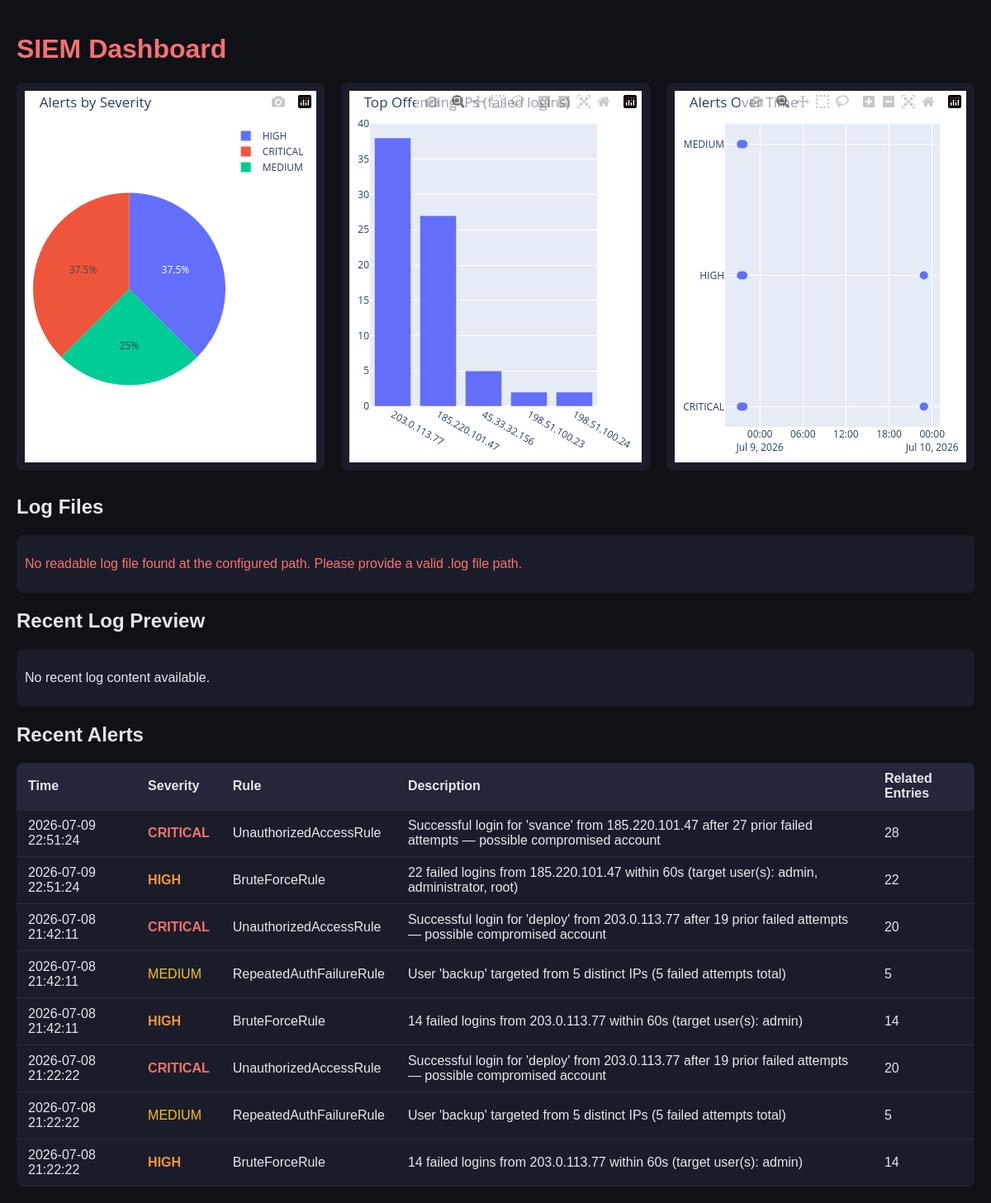
The page / on the database its author committed.
### db/models.py (models this page shows)
class AlertModel(Base):
    __tablename__ = "alerts"
    id = Column(Integer, primary_key=True, autoincrement=True)
    rule_name = Column(String(100), nullable=False)
    severity = Column(String(20), nullable=False)
    description = Column(Text, nullable=False)
    generated_at = Column(DateTime, default=datetime.now, nullable=False)
    related_count = Column(Integer, default=0)

### web/app.py (the view)
@app.route("/")
def dashboard():
    alerts = db.get_alerts(limit=50)
    log_files = get_dashboard_log_files()
    log_preview = []
    missing_log_message = None
    if log_files:
        for filepath in log_files[:5]:
            log_preview.append({
                "path": filepath,
                "lines": read_log_tail(filepath, lines=8),
            })
    else:
        configured_path = os.environ.get("SIEM_LOG_FILE")
        missing_log_message = (
            f"No readable log file found at {configured_path or 'the configured path'}. "
            "Please provide a valid .log file path."
        )
    return render_template(
        "dashboard.html",
        alerts=alerts,
        severity_chart=build_severity_chart(),
        top_ips_chart=build_top_ips_chart(),
        timeline_chart=build_timeline_chart(),
        log_files=log_files,
        log_preview=log_preview,
        missing_log_message=missing_log_message,
    )

### core/log_viewer.py (called while the page is built, shortened)
def collect_log_files(path: str) -> list[str]:
    if not path:
        return []
    if os.path.isfile(path):
        return [os.path.abspath(path)] if path.lower().endswith(".log") else []
    if not os.path.isdir(path):
        return []

def discover_log_files(candidate_paths: Iterable[str] | None = None) -> list[str]:
    if candidate_paths:
        search_roots = list(candidate_paths)
    else:
        configured = os.environ.get("SIEM_LOG_FILE")
        if configured:
            return [os.path.abspath(configured)] if os.path.isfile(configured) else []
        search_roots = ["logs"]
    discovered: list[str] = []
    seen: set[str] = set()
    for root in search_roots:
        for filepath in collect_log_files(root):
            if filepath not in seen:
                seen.add(filepath)
                discovered.append(filepath)
    return sorted(discovered, key=lambda item: os.path.getmtime(item), reverse=True)

### db/database.py (called while the page is built)
    def get_alerts(self, limit: int = 100):
        session = self.Session()
        try:
            return (
                session.query(AlertModel)
                .order_by(desc(AlertModel.generated_at))
                .limit(limit)
                .all()
            )
        finally:
            session.close()

    def get_alert_counts_by_severity(self):
        session = self.Session()
        try:
            rows = session.query(AlertModel.severity).all()
            counts = {}
            for (sev,) in rows:
                counts[sev] = counts.get(sev, 0) + 1
            return counts
        finally:
            session.close()

    def get_top_offending_ips(self, limit: int = 5):
        session = self.Session()
        try:
            rows = (
                session.query(LogEntryModel.ip)
                .filter(LogEntryModel.success == False)
                .all()
            )
            counts = {}
            for (ip,) in rows:
                counts[ip] = counts.get(ip, 0) + 1
            sorted_ips = sorted(counts.items(), key=lambda x: x[1], reverse=True)
            return sorted_ips[:limit]
        finally:
            session.close()

### web/app.py (called while the page is built)
def get_dashboard_log_files():
    configured_path = os.environ.get("SIEM_LOG_FILE")
    if configured_path:
        return discover_log_files([configured_path])
    return discover_log_files(["logs"])

### web/templates/dashboard.html (shortened to what this page needs)
<!DOCTYPE html>
<html lang="en">
<head>
</head>
<body>
    <h1>SIEM Dashboard</h1>
    <div class="charts">
        <div class="chart-box" id="severity-chart"></div>
        <div class="chart-box" id="top-ips-chart"></div>
        <div class="chart-box" id="timeline-chart"></div>
    </div>
    <h2>Log Files</h2>
    <div class="chart-box" style="margin-bottom: 20px;">
        {% if missing_log_message %}
            <p style="color: #f87171;">{{ missing_log_message }}</p>
        {% elif log_files %}
            <ul>
                {% for path in log_files %}
                <li><strong>{{ path }}</strong></li>
                {% endfor %}
            </ul>
        {% else %}
            <p>No log files found yet. Put .log files in the logs folder.</p>
        {% endif %}
    </div>
    <h2>Recent Log Preview</h2>
    <div class="chart-box" style="margin-bottom: 20px;">
        {% if log_preview %}
            {% for entry in log_preview %}
                <div style="margin-bottom: 12px;">
                    <strong>{{ entry.path }}</strong>
                    <pre style="white-space: pre-wrap; background: #0f1117; padding: 8px; border-radius: 6px;">{% for line in entry.lines %}{{ line }}\n{% endfor %}</pre>
                </div>
            {% endfor %}
        {% else %}
            <p>No recent log content available.</p>
        {% endif %}
    </div>
    <h2>Recent Alerts</h2>
    <table>
        <thead>
            <tr>
                <th>Time</th>
                <th>Severity</th>
                <th>Rule</th>
                <th>Description</th>
                <th>Related Entries</th>
            </tr>
        </thead>
        <tbody>
            {% for alert in alerts %}
            <tr>
                <td>{{ alert.generated_at.strftime("%Y-%m-%d %H:%M:%S") }}</td>
                <td class="sev-{{ alert.severity }}">{{ alert.severity }}</td>
                <td>{{ alert.rule_name }}</td>
                <td>{{ alert.description }}</td>
                <td>{{ alert.related_count }}</td>
            </tr>
            {% else %}
            <tr><td colspan="5">No alerts yet. Run a batch analysis or start monitoring.</td></tr>
            {% endfor %}
        </tbody>
    </table>
</body>
</html>

### web/templates/dashboard.html (style rules this page uses)
body { font-family: Arial, sans-serif; background: #0f1117; color: #e5e7eb; margin: 0; padding: 20px; }
h1 { color: #f87171; }
.charts { display: flex; flex-wrap: wrap; gap: 20px; margin-bottom: 30px; }
.chart-box { background: #1a1d29; border-radius: 8px; padding: 10px; flex: 1; min-width: 320px; }
table { width: 100%; border-collapse: collapse; background: #1a1d29; border-radius: 8px; overflow: hidden; }
th, td { padding: 10px 14px; text-align: left; border-bottom: 1px solid #2a2d3a; }
th { background: #24273a; }
.sev-CRITICAL { color: #f87171; font-weight: bold; }
.sev-HIGH { color: #fb923c; font-weight: bold; }
.sev-MEDIUM { color: #fbbf24; }

### rows shown on the page
AlertModel: generated_at "2026-07-09 22:51:24", severity "CRITICAL", rule_name "UnauthorizedAccessRule", description "Successful login for 'svance' from 185.220.101.47 after 27 prior failed attempts — possible compromised account", related_count "28"
AlertModel: generated_at "2026-07-09 22:51:24", severity "HIGH", rule_name "BruteForceRule", description "22 failed logins from 185.220.101.47 within 60s (target user(s): admin, administrator, root)", related_count "22"
AlertModel: generated_at "2026-07-08 21:42:11", severity "CRITICAL", rule_name "UnauthorizedAccessRule", description "Successful login for 'deploy' from 203.0.113.77 after 19 prior failed attempts — possible compromised account", related_count "20"
AlertModel: generated_at "2026-07-08 21:42:11", severity "MEDIUM", rule_name "RepeatedAuthFailureRule", description "User 'backup' targeted from 5 distinct IPs (5 failed attempts total)", related_count "5"
AlertModel: generated_at "2026-07-08 21:42:11", severity "HIGH", rule_name "BruteForceRule", description "14 failed logins from 203.0.113.77 within 60s (target user(s): admin)", related_count "14"
AlertModel: generated_at "2026-07-08 21:22:22", severity "CRITICAL", rule_name "UnauthorizedAccessRule", description "Successful login for 'deploy' from 203.0.113.77 after 19 prior failed attempts — possible compromised account", related_count "20"
AlertModel: generated_at "2026-07-08 21:22:22", severity "MEDIUM", rule_name "RepeatedAuthFailureRule", description "User 'backup' targeted from 5 distinct IPs (5 failed attempts total)", related_count "5"
AlertModel: generated_at "2026-07-08 21:22:22", severity "HIGH", rule_name "BruteForceRule", description "14 failed logins from 203.0.113.77 within 60s (target user(s): admin)", related_count "14"

### other values the page prints
{{ missing_log_message }} "No readable log file found at the configured path. Please provide a valid .log file path."
